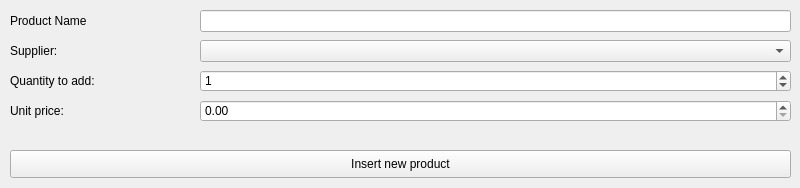
<?xml version="1.0" encoding="UTF-8"?>
<ui version="4.0">
 <class>MainWindow</class>
 <widget class="QMainWindow" name="MainWindow">
  <property name="geometry">
   <rect>
    <x>0</x>
    <y>0</y>
    <width>800</width>
    <height>188</height>
   </rect>
  </property>
  <property name="maximumSize">
   <size>
    <width>800</width>
    <height>188</height>
   </size>
  </property>
  <property name="windowTitle">
   <string>Warehouse Product Insertion</string>
  </property>
  <widget class="QWidget" name="centralwidget">
   <widget class="QComboBox" name="cbSuppliersNames">
    <property name="geometry">
     <rect>
      <x>200</x>
      <y>40</y>
      <width>591</width>
      <height>22</height>
     </rect>
    </property>
   </widget>
   <widget class="QLabel" name="label">
    <property name="geometry">
     <rect>
      <x>10</x>
      <y>10</y>
      <width>201</width>
      <height>21</height>
     </rect>
    </property>
    <property name="text">
     <string>Product Name</string>
    </property>
   </widget>
   <widget class="QLabel" name="label_2">
    <property name="geometry">
     <rect>
      <x>10</x>
      <y>40</y>
      <width>201</width>
      <height>21</height>
     </rect>
    </property>
    <property name="text">
     <string>Supplier:</string>
    </property>
   </widget>
   <widget class="QLineEdit" name="lineEditProductName">
    <property name="geometry">
     <rect>
      <x>200</x>
      <y>10</y>
      <width>591</width>
      <height>22</height>
     </rect>
    </property>
   </widget>
   <widget class="QSpinBox" name="spinQuantity">
    <property name="geometry">
     <rect>
      <x>200</x>
      <y>70</y>
      <width>591</width>
      <height>22</height>
     </rect>
    </property>
    <property name="value">
     <number>1</number>
    </property>
   </widget>
   <widget class="QLabel" name="label_3">
    <property name="geometry">
     <rect>
      <x>10</x>
      <y>70</y>
      <width>181</width>
      <height>21</height>
     </rect>
    </property>
    <property name="text">
     <string>Quantity to add:</string>
    </property>
   </widget>
   <widget class="QDoubleSpinBox" name="dspinUnitPrice">
    <property name="geometry">
     <rect>
      <x>200</x>
      <y>100</y>
      <width>591</width>
      <height>22</height>
     </rect>
    </property>
    <property name="maximum">
     <double>9999.989999999999782</double>
    </property>
    <property name="singleStep">
     <double>0.500000000000000</double>
    </property>
   </widget>
   <widget class="QLabel" name="label_4">
    <property name="geometry">
     <rect>
      <x>10</x>
      <y>100</y>
      <width>181</width>
      <height>21</height>
     </rect>
    </property>
    <property name="text">
     <string>Unit price:</string>
    </property>
   </widget>
   <widget class="QPushButton" name="pushButton">
    <property name="geometry">
     <rect>
      <x>10</x>
      <y>150</y>
      <width>781</width>
      <height>28</height>
     </rect>
    </property>
    <property name="text">
     <string>Insert new product</string>
    </property>
   </widget>
  </widget>
 </widget>
 <resources/>
 <connections/>
</ui>
